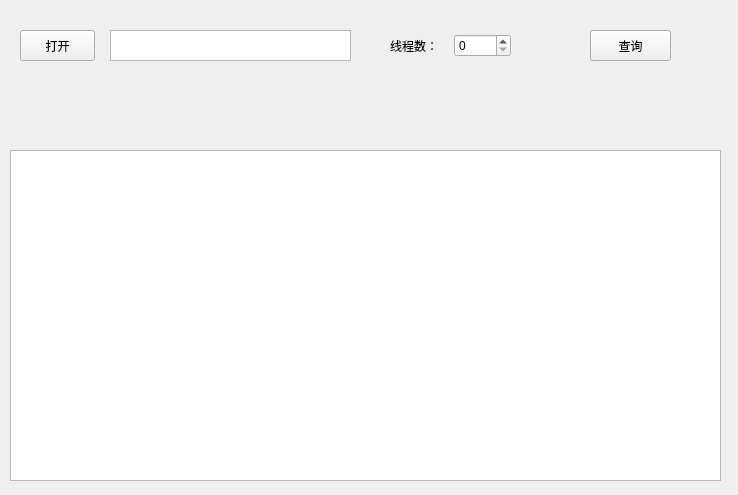
<?xml version="1.0" encoding="UTF-8"?>
<ui version="4.0">
 <class>Form</class>
 <widget class="QWidget" name="Form">
  <property name="geometry">
   <rect>
    <x>0</x>
    <y>0</y>
    <width>738</width>
    <height>495</height>
   </rect>
  </property>
  <property name="windowTitle">
   <string>Form</string>
  </property>
  <widget class="QPushButton" name="openFile">
   <property name="geometry">
    <rect>
     <x>20</x>
     <y>30</y>
     <width>75</width>
     <height>31</height>
    </rect>
   </property>
   <property name="text">
    <string>打开</string>
   </property>
  </widget>
  <widget class="QPushButton" name="pushButton">
   <property name="geometry">
    <rect>
     <x>590</x>
     <y>30</y>
     <width>81</width>
     <height>31</height>
    </rect>
   </property>
   <property name="text">
    <string>查询</string>
   </property>
  </widget>
  <widget class="QTextBrowser" name="textBrowser">
   <property name="geometry">
    <rect>
     <x>110</x>
     <y>30</y>
     <width>241</width>
     <height>31</height>
    </rect>
   </property>
  </widget>
  <widget class="QTextBrowser" name="show_text">
   <property name="geometry">
    <rect>
     <x>10</x>
     <y>150</y>
     <width>711</width>
     <height>331</height>
    </rect>
   </property>
  </widget>
  <widget class="QWidget" name="">
   <property name="geometry">
    <rect>
     <x>390</x>
     <y>30</y>
     <width>121</width>
     <height>31</height>
    </rect>
   </property>
   <layout class="QHBoxLayout" name="horizontalLayout">
    <item>
     <widget class="QLabel" name="label">
      <property name="text">
       <string>线程数：</string>
      </property>
     </widget>
    </item>
    <item>
     <widget class="QSpinBox" name="spinBox">
      <property name="maximum">
       <number>5</number>
      </property>
     </widget>
    </item>
   </layout>
  </widget>
 </widget>
 <resources/>
 <connections>
  <connection>
   <sender>openFile</sender>
   <signal>clicked()</signal>
   <receiver>Form</receiver>
   <slot>show_form()</slot>
   <hints>
    <hint type="sourcelabel">
     <x>70</x>
     <y>42</y>
    </hint>
    <hint type="destinationlabel">
     <x>157</x>
     <y>44</y>
    </hint>
   </hints>
  </connection>
  <connection>
   <sender>pushButton</sender>
   <signal>clicked()</signal>
   <receiver>Form</receiver>
   <slot>show_result_form()</slot>
   <hints>
    <hint type="sourcelabel">
     <x>536</x>
     <y>39</y>
    </hint>
    <hint type="destinationlabel">
     <x>462</x>
     <y>42</y>
    </hint>
   </hints>
  </connection>
  <connection>
   <sender>pushButton</sender>
   <signal>clicked()</signal>
   <receiver>Form</receiver>
   <slot>cleal_form()</slot>
   <hints>
    <hint type="sourcelabel">
     <x>580</x>
     <y>37</y>
    </hint>
    <hint type="destinationlabel">
     <x>390</x>
     <y>25</y>
    </hint>
   </hints>
  </connection>
  <connection>
   <sender>openFile</sender>
   <signal>clicked()</signal>
   <receiver>Form</receiver>
   <slot>open_file()</slot>
   <hints>
    <hint type="sourcelabel">
     <x>52</x>
     <y>37</y>
    </hint>
    <hint type="destinationlabel">
     <x>127</x>
     <y>56</y>
    </hint>
   </hints>
  </connection>
 </connections>
 <slots>
  <slot>show_form()</slot>
  <slot>show_result_form()</slot>
  <slot>cleal_form()</slot>
  <slot>open_file()</slot>
 </slots>
</ui>
